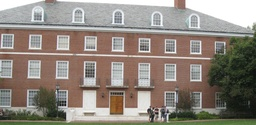
#> input picture lab_week8/barton2.jpg, 256 x 125 px, shrunk from 1270 x 622 before the run; the run also reads 1 picture not shown here
$ jupyter execute DoManhHung20002053.ipynb
#> lines starting #> are read from the running program, lines starting #| are printed output that depends on the picture; after the words box and inside, x2 and y2 are one past the last pixel; in counts of white or black regions, pixels touching at a corner belong together
[cell 1]
import cv2
import matplotlib.pyplot as plt
import numpy as np

# Example 1

[cell 2]
def corrrelation(img1: np.ndarray, img2: np.ndarray):
    img1_vec = img1.flatten()
    img2_vec = img2.flatten()

    norm_func = lambda x: (x - np.mean(x)) / np.std(x)
    corr = np.mean((norm_func(img1_vec) * norm_func(img2_vec)))
    return corr

# Example 2

[cell 3]
# [10 lines of commented-out code are left out]

[cell 4]
# dict_idx = get_correlation_map(image_small, template)

[cell 5]
# dict_idx

[cell 6]
# # fig, ax = plt.subplots(1)
# # ax.imshow(image, cmap='gray')

# img_test = cv2.imread('./barton2-small.jpg')

# for rect, corr in dict_idx.items():
#     print(rect)
#     (start_y, end_y), (start_x, end_x) = rect
#     img_test = cv2.rectangle(img_test, (start_x, start_y), (end_x, end_y), (0, 0, 255), 2)
#     # ax.add_patch(rect_patch)
#     # ax.text(start_x, start_y, f'{corr:.2f}', color='r', fontsize=8, verticalalignment='bottom')

# plt.imshow(img_test)

[cell 7]
def get_correlation_map(img: np.ndarray, template: np.ndarray):
    output_image = np.zeros(((img.shape[0] - template.shape[0]), (img.shape[1] - template.shape[1])))
    for i in range(output_image.shape[0]):
        for j in range(output_image.shape[1]):
            output_image[i, j] = corrrelation(img[i:(i + template.shape[0]), j:(j + template.shape[1])], template)

    return output_image

# Example 3

[cell 8]
def find_matched(image: np.ndarray, corr_map: np.ndarray, template_size: tuple[int, int], threshold: float):
    location = np.where(corr_map > threshold)
    print(template_size)
    for x, y in list(zip(location[0], location[1])):
        image = cv2.rectangle(image, (y, x), (y + template_size[1], x + template_size[0]), (0, 0, 255), 2)
        # print((x, y), (x + template_size[0], y + template_size[1]))
    return image

# Example 4

[cell 9]
def main():
    image = cv2.imread('./barton2.jpg')
#> image is the input picture: shape (125, 256, 3); mean B, G, R 125.4, 134.4, 143.1
    image_small = cv2.imread('./barton2-small.jpg')
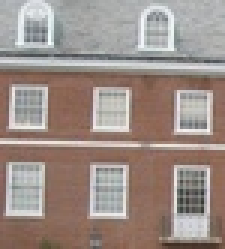
#> input picture lab_week8/barton2-small.jpg, 75 x 83 px, shrunk from 373 x 414 before the run (shown 3 times larger)
#> image_small is the input picture: shape (83, 75, 3); mean B, G, R 134.9, 141.6, 155.8
    template = cv2.imread('./barton2-window.jpg', 0)

    image_gray = cv2.cvtColor(image, cv2.COLOR_BGR2GRAY)
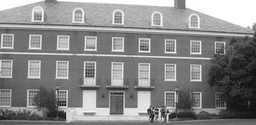
#> image_gray: shape (125, 256); min 14, max 255, mean 135.9
    image_small_gray = cv2.cvtColor(image_small, cv2.COLOR_BGR2GRAY)
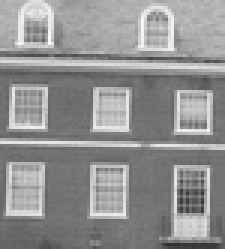
#> image_small_gray: shape (83, 75) (shown 3 times larger); min 51, max 253, mean 145.1

    image = cv2.cvtColor(image, cv2.COLOR_BGR2RGB)
    image_small = cv2.cvtColor(image_small, cv2.COLOR_BGR2RGB)
    template_size = (template.shape[0], template.shape[1])
#> template_size = (18, 15)
    threshold = 0.8

    image_corr_map = get_correlation_map(image_gray, template)
#> the loop in get_correlation_map, `for i in range(output_image.shape[0]):` made 107 passes
#> after the loop in get_correlation_map, `for i in range(output_image.shape[0]):`:
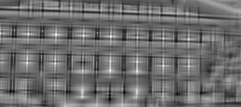
#> output_image: shape (107, 241) float64; min -0.708, max 0.9, mean -0.0157; drawn with min black and max white
    image_match = find_matched(image, image_corr_map, template_size, threshold)
#| (18, 15)
#> the loop in find_matched, `for x, y in list(zip(location[0], location[1])):` made 6 passes
#> (x, y) on passes 1 to 6: (34, 28), (34, 55), (34, 56), (35, 83), (36, 110), (70, 110)
#> pass 1, in find_matched, `image = cv2.rectangle(image, (y, x), (y + template_size[1], x + templa..`:
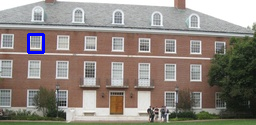
#> image: shape (125, 256, 3); mean R, G, B 142.1, 133.6, 126.2
#> after the loop in find_matched, `for x, y in list(zip(location[0], location[1])):`:
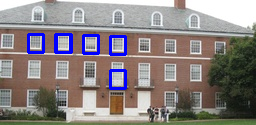
#> image: shape (125, 256, 3); mean R, G, B 138.4, 130.5, 129.9

    image_small_corr_map = get_correlation_map(image_small_gray, template)
#> after the loop in get_correlation_map (call 2), `for i in range(output_image.shape[0]):`:
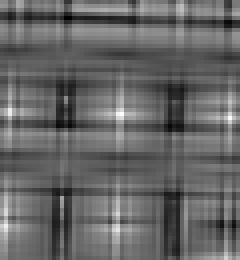
#> output_image: shape (65, 60) float64 (shown 4 times larger); min -0.622, max 0.917, mean -0.00352; drawn with min black and max white
    image_small_match = find_matched(image_small, image_small_corr_map, template_size, threshold)
#> call 2 of find_matched, with template_size = (18, 15), threshold = 0.8
#| (18, 15)
#> the loop in find_matched (call 2), `for x, y in list(zip(location[0], location[1])):` made 5 passes
#> (x, y) on passes 1 to 5: (27, 2), (28, 29), (28, 30), (29, 57), (56, 1)
#> pass 2, in find_matched (call 2), `image = cv2.rectangle(image, (y, x), (y + template_size[1], x + templa..`:
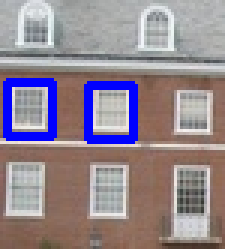
#> image: shape (83, 75, 3) (shown 3 times larger); mean R, G, B 146.8, 134.3, 144.2
#> pass 3, in find_matched (call 2), `image = cv2.rectangle(image, (y, x), (y + template_size[1], x + templa..`:
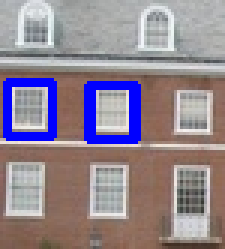
#> image: shape (83, 75, 3) (shown 3 times larger); 0.58% of pixels changed, all inside (x1, y1, x2, y2) = (31, 27, 47, 48)
#> after the loop in find_matched (call 2), `for x, y in list(zip(location[0], location[1])):`:
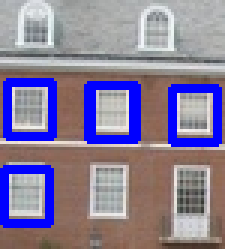
#> image: shape (83, 75, 3) (shown 3 times larger); 6.23% of pixels changed, all inside (x1, y1, x2, y2) = (0, 28, 74, 76)

    plt.figure(figsize=(12, 6))
    plt.subplot(121)
    plt.imshow(image_match)
    plt.axis('off')
    plt.subplot(122)
    plt.imshow(image_small_match)
    plt.axis('off')

    plt.show()
